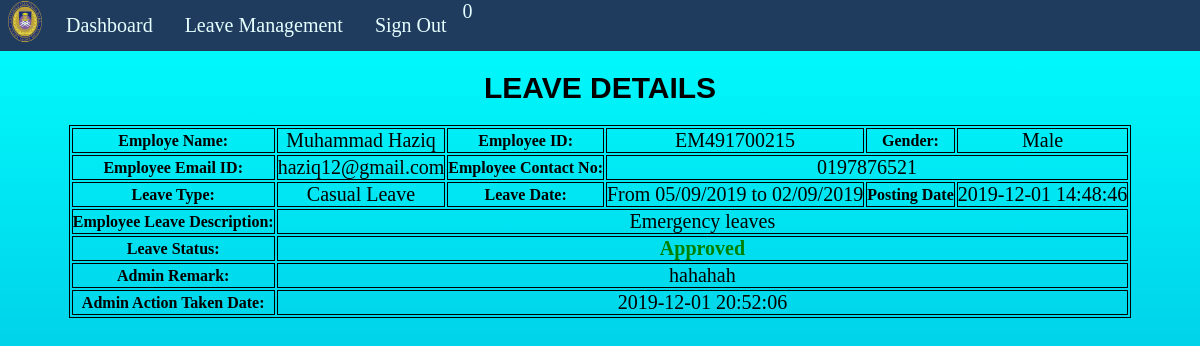
Page /headadmin/leave-details.php?leaveid=25 (signed in) on the committed database.
### tables this page shows
CREATE TABLE `tblleaves` (
  `id` int(11) NOT NULL,
  `LeaveType` varchar(110) NOT NULL,
  `ToDate` varchar(120) NOT NULL,
  `FromDate` varchar(120) NOT NULL,
  `Description` mediumtext NOT NULL,
  `PostingDate` timestamp NOT NULL DEFAULT CURRENT_TIMESTAMP,
  `AdminRemark` mediumtext,
  `AdminRemarkDate` varchar(120) DEFAULT NULL,
  `Status` int(1) NOT NULL,
  `StatusHead` int(1) NOT NULL,
  `IsRead` int(1) NOT NULL,
  `IsReadHead` int(1) NOT NULL,
  `empid` int(11) DEFAULT NULL
);

CREATE TABLE `tblemployees` (
  `id` int(11) NOT NULL,
  `EmpId` varchar(100) NOT NULL,
  `FirstName` varchar(150) NOT NULL,
  `LastName` varchar(150) NOT NULL,
  `EmailId` varchar(200) NOT NULL,
  `Password` varchar(180) NOT NULL,
  `Gender` varchar(100) NOT NULL,
  `Dob` varchar(100) NOT NULL,
  `Department` varchar(255) NOT NULL,
  `Position` varchar(100) NOT NULL,
  `Address` varchar(255) NOT NULL,
  `City` varchar(200) NOT NULL,
  `Country` varchar(150) NOT NULL,
  `Phonenumber` char(11) NOT NULL,
  `Status` int(1) NOT NULL,
  `RegDate` timestamp NOT NULL DEFAULT CURRENT_TIMESTAMP
);

### headadmin/leave-details.php (the view, shortened to what this page needs)
<?php
  include('includes/config.php');
  if(strlen($_SESSION['alogin'])==0)
  {
    header('location:index.php');
  }
  else{
 ?>
<!DOCTYPE html>
<html lang="en">
    <head>
    </head>
    <body>
      <?php include('includes/sidebar.php');?>
        <main class="mn-inner">
            <div class="content">
              <center><h3>LEAVE DETAILS</h3>
              <table>
                <tbody>
                  <?php
                  $lid=intval($_GET['leaveid']);
                  $sql = "SELECT tblleaves.id as lid,tblemployees.FirstName,tblemployees.LastName,tblemployees.EmpId,tblemployees.id,tblemployees.Gender,tblemployees.Phonenumber,tblemployees.EmailId,tblleaves.LeaveType,tblleaves.ToDate,tblleaves.FromDate,tblleaves.Description,tblleaves.PostingDate,tblleaves.StatusHead,tblleaves.AdminRemark,tblleaves.AdminRemarkDate from tblleaves join tblemployees on tblleaves.empid=tblemployees.id where tblleaves.id=:lid";
                  $query = $dbh -> prepare($sql);
                  $query->bindParam(':lid',$lid,PDO::PARAM_STR);
                  $query->execute();
                  $results=$query->fetchAll(PDO::FETCH_OBJ);
                  if($query->rowCount() > 0)
                  {
                    foreach($results as $result)
                    { ?>
                      <tr>
                        <td style="font-size:16px;"> <b>Employe Name:</b></td>
                        <td><?php echo htmlentities($result->FirstName." ".$result->LastName);?></td>
                        <td style="font-size:16px;"><b>Employee ID:</b></td>
                        <td><?php echo htmlentities($result->EmpId);?></td>
                        <td style="font-size:16px;"><b>Gender:</b></td>
                        <td><?php echo htmlentities($result->Gender);?></td>
                      </tr>
                      <tr>
                        <td style="font-size:16px;"><b>Employee Email ID:</b></td>
                        <td><?php echo htmlentities($result->EmailId);?></td>
                        <td style="font-size:16px;"><b>Employee Contact No:</b></td>
                        <td colspan="3"><?php echo htmlentities($result->Phonenumber);?></td>
                      </tr>
                      <tr>
                        <td style="font-size:16px;"><b>Leave Type:</b></td>
                        <td><?php echo htmlentities($result->LeaveType);?></td>
                        <td style="font-size:16px;"><b>Leave Date:</b></td>
                        <td>From <?php echo htmlentities($result->FromDate);?> to <?php echo htmlentities($result->ToDate);?></td>
                        <td style="font-size:16px;"><b>Posting Date</b></td>
                        <td><?php echo htmlentities($result->PostingDate);?></td>
                      </tr>
                      <tr>
                        <td style="font-size:16px;"><b>Employee Leave Description: </b></td>
                        <td colspan="5"><?php echo htmlentities($result->Description);?></td>
                      </tr>
                      <tr>
                        <td style="font-size:16px;"><b>Leave Status:</b></td>
                        <td colspan="5"><?php $stats=$result->StatusHead;
                          if($stats==1)
                          {?>
                            <span style="color: green"><b>Approved</b></span>
                            <?php
                          } if($stats==2)
                          { ?>
                            <span style="color: red"><b>Not Approved</b></span>
                            <?php
                          } if($stats==0)
                          { ?>
                            <span style="color: blue"><b>Waiting For Approval</b></span>
                            <?php
                          } ?>
                        </td>
                      </tr>
                      <tr>
                        <td style="font-size:16px;"><b>Admin Remark: </b></td>
                        <td colspan="5"><?php
                        if($result->AdminRemark==""){
                          echo "waiting for Approval";
                        }
                        else{
                        echo htmlentities($result->AdminRemark);
                        }
                        ?></td>
                      </tr>
                      <tr>
                        <td style="font-size:16px;"><b>Admin Action Taken Date: </b></td>
                        <td colspan="5"><?php
                          if($result->AdminRemarkDate=="")
                          {
                            echo "NA";
                          }
                          else{
                            echo htmlentities($result->AdminRemarkDate);
                          }?>
                        </td>
                      </tr>
                      <?php $cnt++;
                    }
                  }?>
                </tbody>
              </table>
            </div>
        </main>
    </body>
</html>
<?php } ?>

### headadmin/leave-details.php (style rules this page uses)
h3,h4 { padding: 10px; margin: 10px; font-family: Impact,Charcoal,sans-serif; font-size: 30px; }
table, th, td { border: 1px solid black; }
body { background: linear-gradient(to bottom, #00ffff 0%, #0099cc 100%); background-size: cover; background-attachment: fixed; font-size: 20px; }
td { text-align: center; }

### headadmin/includes/sidebar.php (style rules this page uses)
* { margin: 0; padding: 0; }

### rows in the picture
tblleaves: tblemployees.FirstName+LastName "Muhammad Haziq", tblemployees.EmpId "EM491700215", tblemployees.Gender "Male", tblemployees.EmailId "haziq12@gmail.com", tblemployees.Phonenumber "0197876521", LeaveType "Casual Leave", FromDate "05/09/2019", ToDate "02/09/2019", PostingDate "2019-12-01 14:48:46", Description "Emergency leaves", StatusHead "Approved", AdminRemark "hahahah", AdminRemarkDate "2019-12-01 20:52:06"

### other values in the picture
$unreadcount "0"
